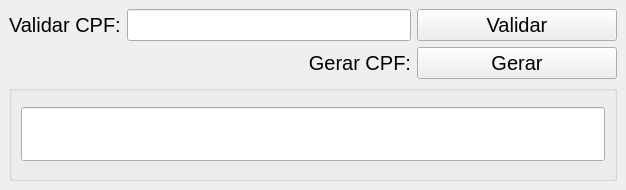
<?xml version="1.0" encoding="UTF-8"?>
<ui version="4.0">
 <class>MainWindow</class>
 <widget class="QMainWindow" name="MainWindow">
  <property name="geometry">
   <rect>
    <x>0</x>
    <y>0</y>
    <width>626</width>
    <height>190</height>
   </rect>
  </property>
  <property name="windowTitle">
   <string>Validador e Gerador de CPF</string>
  </property>
  <widget class="QWidget" name="centralwidget">
   <layout class="QGridLayout" name="gridLayout">
    <item row="0" column="0">
     <widget class="QLabel" name="label_2">
      <property name="font">
       <font>
        <pointsize>15</pointsize>
       </font>
      </property>
      <property name="text">
       <string>Validar CPF:</string>
      </property>
     </widget>
    </item>
    <item row="0" column="1">
     <widget class="QLineEdit" name="inputValidaCPF">
      <property name="font">
       <font>
        <pointsize>15</pointsize>
       </font>
      </property>
     </widget>
    </item>
    <item row="1" column="2">
     <widget class="QPushButton" name="btnGeraCPF">
      <property name="font">
       <font>
        <pointsize>15</pointsize>
       </font>
      </property>
      <property name="text">
       <string>Gerar</string>
      </property>
     </widget>
    </item>
    <item row="0" column="2">
     <widget class="QPushButton" name="btnValidaCPF">
      <property name="minimumSize">
       <size>
        <width>200</width>
        <height>0</height>
       </size>
      </property>
      <property name="font">
       <font>
        <pointsize>15</pointsize>
       </font>
      </property>
      <property name="text">
       <string>Validar</string>
      </property>
     </widget>
    </item>
    <item row="2" column="0" colspan="3">
     <widget class="QGroupBox" name="groupBox">
      <property name="font">
       <font>
        <pointsize>1</pointsize>
        <stylestrategy>PreferDefault</stylestrategy>
       </font>
      </property>
      <property name="title">
       <string/>
      </property>
      <layout class="QGridLayout" name="gridLayout_2">
       <item row="0" column="0" rowspan="2">
        <widget class="QLineEdit" name="labelRetorno">
         <property name="font">
          <font>
           <pointsize>30</pointsize>
           <weight>75</weight>
           <bold>true</bold>
          </font>
         </property>
         <property name="styleSheet">
          <string notr="true">color</string>
         </property>
         <property name="text">
          <string/>
         </property>
         <property name="alignment">
          <set>Qt::AlignCenter</set>
         </property>
         <property name="readOnly">
          <bool>true</bool>
         </property>
        </widget>
       </item>
      </layout>
     </widget>
    </item>
    <item row="1" column="1">
     <widget class="QLabel" name="label">
      <property name="font">
       <font>
        <pointsize>15</pointsize>
       </font>
      </property>
      <property name="text">
       <string>Gerar CPF:</string>
      </property>
      <property name="alignment">
       <set>Qt::AlignRight|Qt::AlignTrailing|Qt::AlignVCenter</set>
      </property>
     </widget>
    </item>
   </layout>
  </widget>
 </widget>
 <resources/>
 <connections/>
</ui>
